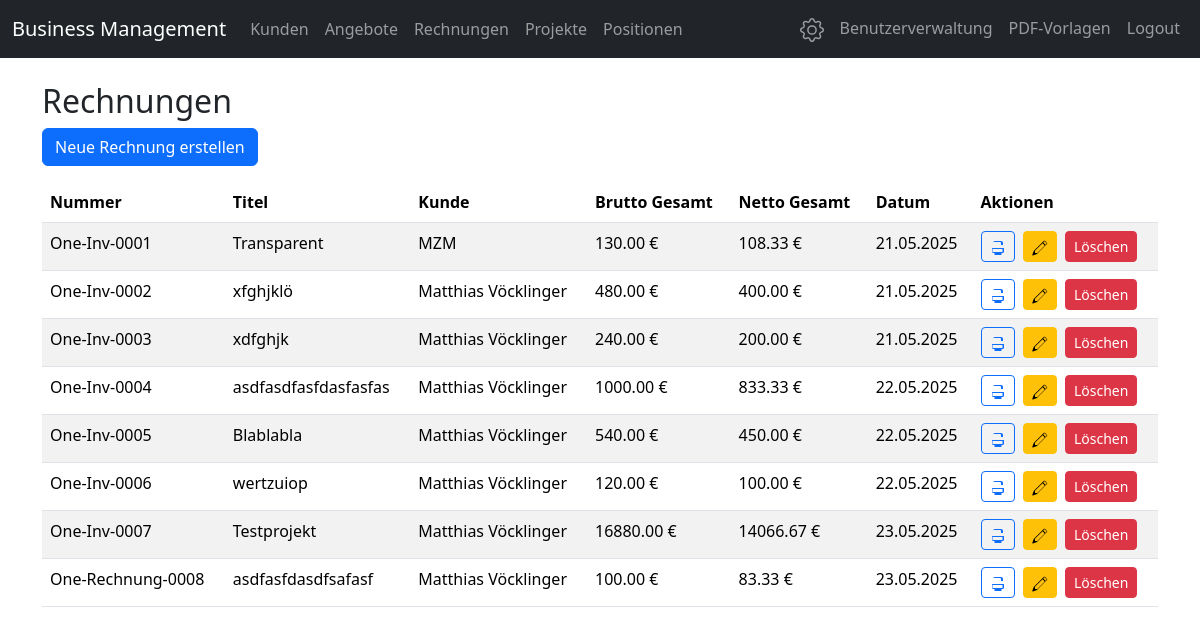
/invoices (signed in), run on the app's committed database.
### app.py (models this page shows)
class Invoice(db.Model):
    id = db.Column(db.Integer, primary_key=True)
    invoice_number = db.Column(db.String(32), unique=True, nullable=False)
    title = db.Column(db.String(128), nullable=False)
    customer_id = db.Column(db.Integer, db.ForeignKey('customer.id'), nullable=False)
    total_gross = db.Column(db.Float, nullable=False)
    total_net = db.Column(db.Float, nullable=False)
    date = db.Column(db.Date, nullable=False)
    due_date = db.Column(db.Date)
    status = db.Column(db.String(32), default='offen')
    notes = db.Column(db.Text)
    positions = db.relationship('InvoicePosition', backref='invoice', lazy=True, cascade="all, delete-orphan")

class Customer(db.Model):
    id = db.Column(db.Integer, primary_key=True)
    customer_type = db.Column(db.String(16), nullable=False, default='firma')  # 'firma' oder 'privat'
    name = db.Column(db.String(128))  # Firmenname
    contact_person = db.Column(db.String(128))
    contact_phone = db.Column(db.String(32))
    contact_email = db.Column(db.String(128))
    first_name = db.Column(db.String(64))
    last_name = db.Column(db.String(64))
    email = db.Column(db.String(128))
    phone = db.Column(db.String(32))
    street = db.Column(db.String(128))
    house_number = db.Column(db.String(16))
    postal_code = db.Column(db.String(16))
    city = db.Column(db.String(64))
    country = db.Column(db.String(64))
    notes = db.Column(db.Text)
    offers = db.relationship('Offer', backref='customer', lazy=True)
    invoices = db.relationship('Invoice', backref='customer', lazy=True)

### app.py (the view)
@app.route('/invoices')
def invoices():
    all_invoices = Invoice.query.all()
    return render_template('invoices.html', invoices=all_invoices)

### app.py (called while the page is built)
@app.before_request
def load_user():
    if request.endpoint and (request.endpoint == 'login' or request.endpoint.startswith('static')):
        return
    user_id = session.get('user_id')
    token_expiry = session.get('token_expiry')
    if user_id and token_expiry:
        try:
            if datetime.utcnow() <= datetime.fromisoformat(token_expiry):
                g.user = User.query.get(user_id)
                if g.user:
                    return  # User is authenticated, continue
            else:
                session.clear()
                flash('Session abgelaufen. Bitte erneut anmelden.', 'warning')
        except:
            session.clear()
    g.user = None
    return redirect(url_for('login'))

### templates/invoices.html (shortened to what this page needs)
{% extends 'base.html' %}
{% block content %}
<h2>Rechnungen</h2>
<a href="/invoices/new" class="btn btn-primary mb-3">Neue Rechnung erstellen</a>
<table class="table table-striped">
    <thead>
        <tr>
            <th>Nummer</th>
            <th>Titel</th>
            <th>Kunde</th>
            <th>Brutto Gesamt</th>
            <th>Netto Gesamt</th>
            <th>Datum</th>
            <th>Aktionen</th>
        </tr>
    </thead>
    <tbody>
    {% for invoice in invoices %}
        <tr>
            <td>{{ invoice.invoice_number }}</td>
            <td>{{ invoice.title }}</td>
            <td>{{ invoice.customer.name if invoice.customer and invoice.customer.customer_type == 'firma' else invoice.customer.first_name ~ ' ' ~ invoice.customer.last_name }}</td>
            <td>{{ '%.2f'|format(invoice.total_gross) }} €</td>
            <td>{{ '%.2f'|format(invoice.total_net) }} €</td>
            <td>{{ invoice.date.strftime('%d.%m.%Y') }}</td>
            <td>
                <a href="/invoices/{{ invoice.id }}/print" class="btn btn-sm btn-outline-primary" title="Drucken" target="_blank">
                </a>
                <a href="/invoices/{{ invoice.id }}/edit" class="btn btn-sm btn-warning ms-1" title="Bearbeiten">
                </a>
                <a href="/invoices/{{ invoice.id }}/delete" class="btn btn-sm btn-danger ms-1">Löschen</a>
            </td>
        </tr>
    {% endfor %}
    </tbody>
</table>
{% endblock %}

### data on the page
Invoice: invoice_number "One-Inv-0001", title "Transparent", customer "MZM", total_gross "130.00", total_net "108.33", date "21.05.2025"
Invoice: invoice_number "One-Inv-0002", title "xfghjklö", customer "Matthias Vöcklinger", total_gross "480.00", total_net "400.00", date "21.05.2025"
Invoice: invoice_number "One-Inv-0003", title "xdfghjk", customer "Matthias Vöcklinger", total_gross "240.00", total_net "200.00", date "21.05.2025"
Invoice: invoice_number "One-Inv-0004", title "asdfasdfasfdasfasfas", customer "Matthias Vöcklinger", total_gross "1000.00", total_net "833.33", date "22.05.2025"
Invoice: invoice_number "One-Inv-0005", title "Blablabla", customer "Matthias Vöcklinger", total_gross "540.00", total_net "450.00", date "22.05.2025"
Invoice: invoice_number "One-Inv-0006", title "wertzuiop", customer "Matthias Vöcklinger", total_gross "120.00", total_net "100.00", date "22.05.2025"
Invoice: invoice_number "One-Inv-0007", title "Testprojekt", customer "Matthias Vöcklinger", total_gross "16880.00", total_net "14066.67", date "23.05.2025"
Invoice: invoice_number "One-Rechnung-0008", title "asdfasfdasdfsafasf", customer "Matthias Vöcklinger", total_gross "100.00", total_net "83.33", date "23.05.2025"
